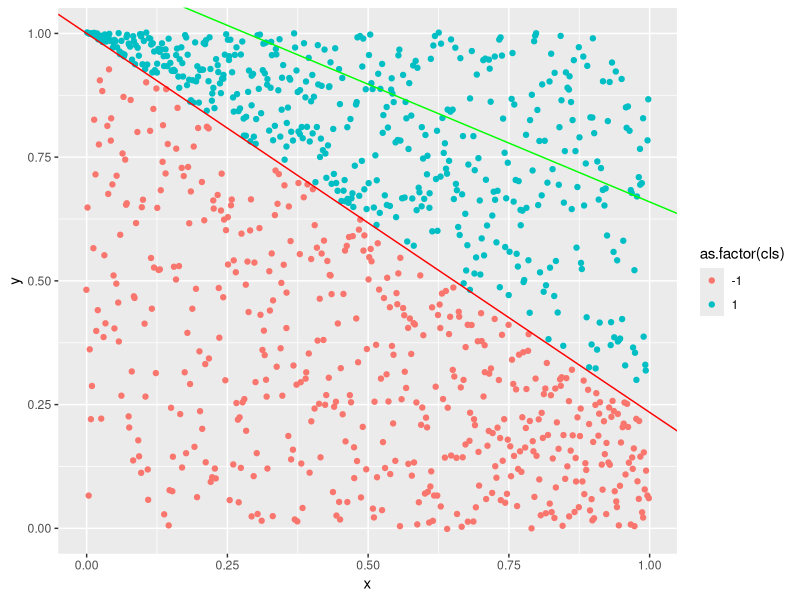

Recreate this plot in R.
require(ggplot2)
require(data.table)
require(compiler)
set.seed(19)

#' Generate random, linearly separable dataset
linearSepData <- function(n=100) {
  m = runif(1, -1, 1)
  line.points <- data.table(
    x = seq(0, 1, 2 / n)[1:(n / 2)],
    y = m * (seq(0, 1, 2 / n)[1:(n / 2)]) + ifelse(m >=0, 0, 1)
  )
  line.points[, k1 := runif(n / 2, min=0, max=line.points$y)]
  line.points[, k2 := runif(n / 2, min=line.points$y, max=1)]
  
  data <- funion(
    data.table(
      cls = -1,
      one = 1,
      x = line.points$x + runif(n / 2, min=-(1 / n), max=1 / n), 
      y = line.points$k1 - (2 / n)
    ),
    data.table(
      cls = 1, 
      one = 1,
      x = line.points$x + runif(n / 2, min=-(1 / n), max=1 / n),
      y = line.points$k2 + (2 / n)
    ),
    all=T
  )
  out <- list(
    data = data,
    slope = m,
    intercept = ifelse(m >=0, 0, 1)
  )
  print(paste0('The original line had a slope of ', round(out$slope, 3), 
               ' and intercept at ', round(out$intercept, 3)))
  
  return(out)
  
}

predict.perc <- function(data, w) {
  pred <- apply(data[, 2:4], 1, FUN = function(x) sign(sum(x * w)))
  return(pred)
}

update_preds <- function(data, incorrect_preds, w, min_tol=0, max_iter=50) {
  iter <- 1
  repeat{
    w <- w + incorrect_preds[sample(1:nrow(incorrect_preds), 1)][, .SD * cls, .SDcols=2:4][1,]
    pred <- predict.perc(data, w)
    incorrect_preds <- data[cls != pred]
    iter <- iter + 1
    if (nrow(incorrect_preds) == min_tol | iter == max_iter) break
  } 
  return(
    list(
      w = c(unname(unlist(w))),
      slope = -w[[2]] / w[[3]],
      intercept = -w[[1]] / w[[3]],
      pred = pred
    )
  )
}

perceptron <- function(data, min_tol=0, max_iter=50, take_sample=F, sample_size=.25) {
  w <- runif(3, min=0, max=1)
  if (take_sample == T) {
    cls1 <- data[cls == 1]
    cls2 <- data[cls == -1]
    data <- funion(cls1[sample(1:nrow(cls1), size=as.integer(nrow(cls1) * sample_size/2))],
                   cls2[sample(1:nrow(cls2), size=as.integer(nrow(cls2) * sample_size/2))],
                   all=T)
  }
  preds <- predict.perc(data, w)
  incorrect_preds <- data[cls != preds]
  up <- cmpfun(update_preds)
  p <- up(data, incorrect_preds, w, min_tol=min_tol, max_iter=max_iter)
  
  print(paste0('The calculation has a slope of ', round(p$slope, 3), 
               ' and intercept at ', round(p$intercept, 3)))
  return(p)
}


lsData <- linearSepData(n=1000)
DT <- lsData$data
perc <- perceptron(DT, take_sample=T)

# Plot
ggplot(data=DT, aes(x=x, y=y, color=as.factor(cls))) + 
  geom_point() + 
  geom_abline(slope = lsData$slope, intercept = lsData$intercept, color='red') +
  geom_abline(slope = perc$slope, intercept = perc$intercept, color='green')
